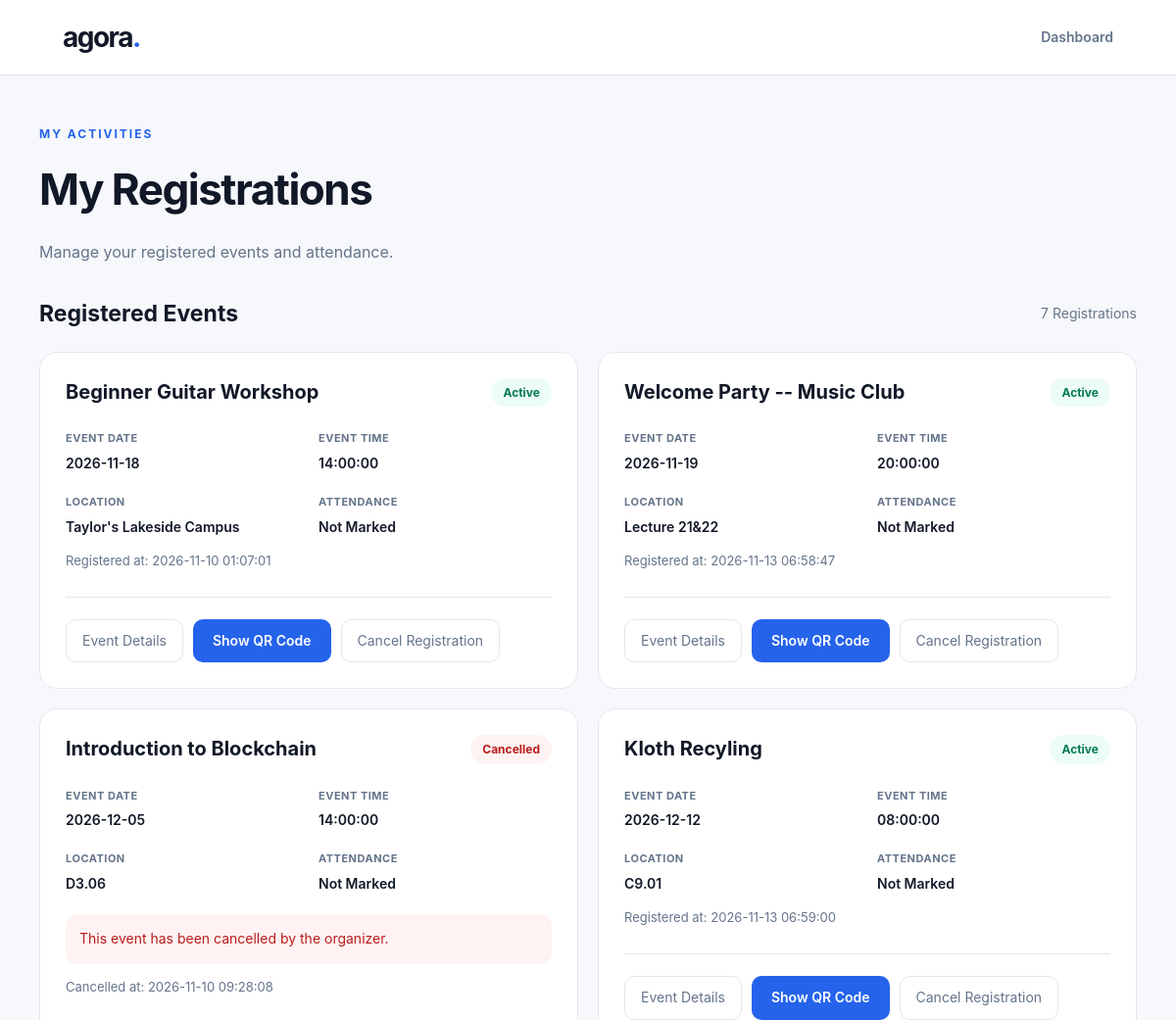
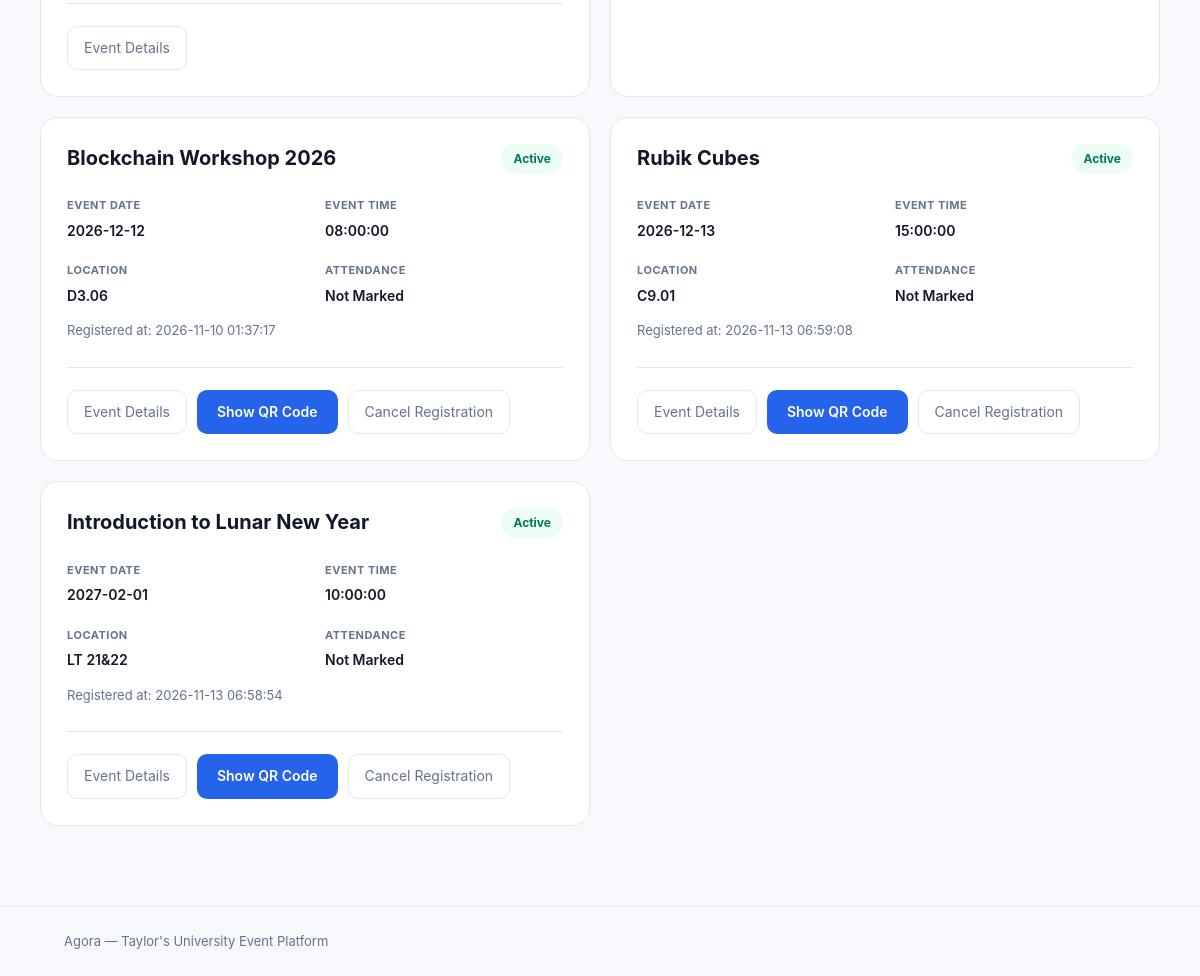
/my_registrations.php (signed in), run on the app's committed database (2 pictures, top to bottom).
### tables this page shows
CREATE TABLE `event_registrations` (
  `registration_id` int NOT NULL,
  `event_id` int NOT NULL,
  `user_id` int NOT NULL,
  `registered_at` timestamp NULL DEFAULT CURRENT_TIMESTAMP,
  `attendance_status` varchar(20) NOT NULL DEFAULT 'not_marked',
  `attendance_marked_at` datetime DEFAULT NULL,
  `checkin_token` char(64) DEFAULT NULL
);

CREATE TABLE `events` (
  `event_id` int NOT NULL,
  `event_name` varchar(100) NOT NULL,
  `event_date` date NOT NULL,
  `event_time` time NOT NULL,
  `location` varchar(100) NOT NULL,
  `description` text,
  `organizer_id` int DEFAULT NULL,
  `event_status` varchar(20) NOT NULL DEFAULT 'active',
  `cancelled_at` datetime DEFAULT NULL
);

### my_registrations.php (the view, shortened to what this page needs)
<?php
require_once "pdo.php";
$user_id = $_SESSION["user_id"];
$sql = "SELECT
            events.event_id,
            events.event_name,
            events.event_date,
            events.event_time,
            events.location,
            events.event_status,
            events.cancelled_at,
            event_registrations.registration_id,
            event_registrations.registered_at,
            event_registrations.attendance_status
        FROM event_registrations
        INNER JOIN events
        ON event_registrations.event_id = events.event_id
        WHERE event_registrations.user_id = ?
        ORDER BY events.event_date ASC,
                 events.event_time ASC";
$stmt = $pdo->prepare($sql);
$stmt->execute([$user_id]);
$registrations = $stmt->fetchAll(PDO::FETCH_ASSOC);
?>
<!DOCTYPE html>
<html lang="en">
<head>
    <link rel="stylesheet" href="style.css">
</head>
<body>
<header class="site-header">
    <div class="container header-content">
        <a href="dashboard.php" class="brand">
            agora<span>.</span>
        </a>
        <a href="dashboard.php" class="logout">
            Dashboard
        </a>
    </div>
</header>
<main class="container registration-page">
    <div class="eyebrow">
        My Activities
    </div>
    <h1>My Registrations</h1>
    <p class="registration-intro">
        Manage your registered events and attendance.
    </p>
    <div class="results-header">
        <h2>Registered Events</h2>
        <span class="results-count">
            <?php echo count($registrations); ?>
            Registrations
        </span>
    </div>
    <?php if (count($registrations) == 0) { ?>
        <div class="registration-empty">
            <h2>No Registrations Yet</h2>
            <p>
                You haven't registered for any events.
                Explore upcoming activities at Taylor's.
            </p>
            <a href="index.php" class="btn-primary">
                Browse Events
            </a>
        </div>
    <?php } else { ?>
        <div class="registration-list">
            <?php foreach ($registrations as $event) { ?>
                <?php
                $is_cancelled =
                    $event["event_status"] == "cancelled";
                $attendance = ucwords(
                    str_replace(
                        "_",
                        " ",
                        $event["attendance_status"]
                    )
                );
                ?>
                <article class="registration-card">
                    <div class="registration-card-header">
                        <h2>
                            <?php echo htmlspecialchars(
                                $event["event_name"]
                            ); ?>
                        </h2>
                        <?php if ($is_cancelled) { ?>
                            <span class="status-badge status-cancelled">
                                Cancelled
                            </span>
                        <?php } else { ?>
                            <span class="status-badge status-active">
                                Active
                            </span>
                        <?php } ?>
                    </div>
                    <div class="registration-meta">
                        <div class="registration-meta-item">
                            <span class="registration-meta-label">
                                Event Date
                            </span>
                            <span class="registration-meta-value">
                                <?php echo htmlspecialchars(
                                    $event["event_date"]
                                ); ?>
                            </span>
                        </div>
                        <div class="registration-meta-item">
                            <span class="registration-meta-label">
                                Event Time
                            </span>
                            <span class="registration-meta-value">
                                <?php echo htmlspecialchars(
                                    $event["event_time"]
                                ); ?>
                            </span>
                        </div>
                        <div class="registration-meta-item">
                            <span class="registration-meta-label">
                                Location
                            </span>
                            <span class="registration-meta-value">
                                <?php echo htmlspecialchars(
                                    $event["location"]
                                ); ?>
                            </span>
                        </div>
                        <div class="registration-meta-item">
                            <span class="registration-meta-label">
                                Attendance
                            </span>
                            <span class="registration-meta-value">
                                <?php echo htmlspecialchars(
                                    $attendance
                                ); ?>
                            </span>
                        </div>
                    </div>
                    <?php if ($is_cancelled) { ?>
                        <div class="registration-notice">
                            This event has been cancelled
                            by the organizer.
                        </div>
                        <?php if (!empty(
                            $event["cancelled_at"]
                        )) { ?>
                            <p class="registration-muted">
                                Cancelled at:
                                <?php echo htmlspecialchars(
                                    $event["cancelled_at"]
                                ); ?>
                            </p>
                        <?php } ?>
                    <?php } else { ?>
                        <p class="registration-muted">
                            Registered at:
                            <?php echo htmlspecialchars(
                                $event["registered_at"]
                            ); ?>
                        </p>
                    <?php } ?>
                    <div class="registration-actions">
                        <a class="btn-secondary"
                           href="event_details.php?id=<?php
                               echo (int)$event["event_id"];
                           ?>">
                            Event Details
                        </a>
                        <?php if (!$is_cancelled) { ?>
                            <a class="btn-primary"
                               href="show_qr.php?id=<?php
                                   echo (int)$event["event_id"];
                               ?>">
                                Show QR Code
                            </a>
                            <a class="btn-secondary"
                               href="cancel_registration.php?id=<?php
                                   echo (int)$event["event_id"];
                               ?>">
                                Cancel Registration
                            </a>
                        <?php } ?>
                    </div>
                </article>
            <?php } ?>
        </div>
    <?php } ?>
</main>
<footer class="footer">
    <div class="container">
        Agora — Taylor's University Event Platform
    </div>
</footer>
</body>
</html>

### style.css (style rules this page uses)
:root { --primary: #2563eb; --background: #f7f8fb; --surface: #ffffff; --text: #111827; --secondary: #64748b; --border: #e5e7eb; }
* { box-sizing: border-box; }
body { margin: 0; background: var(--background); color: var(--text); font-family: -apple-system, BlinkMacSystemFont, "Segoe UI", Arial, sans-serif; line-height: 1.6; }
a { color: inherit; text-decoration: none; }
.container { width: 100%; max-width: 1120px; margin: 0 auto; padding: 0 24px; }
.site-header { background: var(--surface); border-bottom: 1px solid var(--border); }
.header-content { min-height: 76px; display: flex; align-items: center; justify-content: space-between; gap: 20px; }
.brand { font-size: 28px; font-weight: 750; letter-spacing: -1.5px; }
.brand span { color: var(--primary); }
.logout { color: var(--secondary); font-size: 14px; font-weight: 600; }
.eyebrow { font-size: 12px; font-weight: 700; letter-spacing: 2px; color: var(--primary); text-transform: uppercase; }
.footer { border-top: 1px solid var(--border); padding: 24px 0; color: var(--secondary); font-size: 13px; }
.btn-primary { display: inline-flex; justify-content: center; align-items: center; min-height: 44px; padding: 10px 20px; background: var(--primary); color: white; border: 0; border-radius: 10px; font: inherit; font-size: 14px; font-weight: 600; cursor: pointer; }
.btn-secondary { display: inline-flex; align-items: center; padding: 10px 16px; min-height: 44px; border: 1px solid var(--border); border-radius: 10px; background: white; color: var(--secondary); font-size: 14px; }
.results-header { display: flex; justify-content: space-between; align-items: center; gap: 16px; margin-bottom: 20px; }
.results-header h2 { margin: 0; font-size: 23px; }
.results-count { color: var(--secondary); font-size: 14px; }
.status-badge { display: inline-block; border-radius: 99px; padding: 5px 12px; font-size: 12px; font-weight: 700; }
.status-active { background: #ecfdf5; color: #047857; }
.status-cancelled { background: #fef2f2; color: #b91c1c; }
.registration-page { padding: 50px 0 80px; }
.registration-page h1 { font-size: clamp(32px, 5vw, 44px); letter-spacing: -1.5px; margin: 12px 0; }
.registration-intro { color: var(--secondary); margin-bottom: 32px; }
.registration-list { display: grid; grid-template-columns: repeat(2, minmax(0, 1fr)); gap: 20px; }
.registration-card { background: white; border: 1px solid var(--border); border-radius: 18px; padding: 26px; min-width: 0; }
.registration-card-header { display: flex; justify-content: space-between; align-items: flex-start; gap: 15px; margin-bottom: 24px; }
.registration-card h2 { font-size: 20px; line-height: 1.4; margin: 0; overflow-wrap: anywhere; }
.registration-meta { display: grid; grid-template-columns: repeat(2, minmax(0, 1fr)); gap: 20px; }
.registration-meta-item { display: flex; flex-direction: column; gap: 5px; min-width: 0; }
.registration-meta-label { color: var(--secondary); font-size: 11px; font-weight: 700; letter-spacing: 0.5px; text-transform: uppercase; }
.registration-meta-value { font-size: 14px; font-weight: 600; overflow-wrap: anywhere; }
.registration-actions { display: flex; flex-wrap: wrap; gap: 10px; margin-top: 26px; padding-top: 22px; border-top: 1px solid var(--border); }
.registration-notice { background: #fef2f2; color: #b91c1c; border-radius: 12px; padding: 14px; font-size: 14px; margin-top: 20px; }
.registration-muted { color: var(--secondary); font-size: 13px; }

### data on the page
event_registrations: event.event_name "Beginner Guitar Workshop", shows "Active", event.event_date "2026-11-18", event.event_time "14:00:00", event.location "Taylor's Lakeside Campus", attendance_status "Not Marked", registered_at "2026-11-10 01:07:01"
event_registrations: event.event_name "Welcome Party -- Music Club", shows "Active", event.event_date "2026-11-19", event.event_time "20:00:00", event.location "Lecture 21&22", attendance_status "Not Marked", registered_at "2026-11-13 06:58:47"
event_registrations: event.event_name "Introduction to Blockchain", shows "Cancelled", event.event_date "2026-12-05", event.event_time "14:00:00", event.location "D3.06", attendance_status "Not Marked", event.cancelled_at "2026-11-10 09:28:08"
event_registrations: event.event_name "Kloth Recyling", shows "Active", event.event_date "2026-12-12", event.event_time "08:00:00", event.location "C9.01", attendance_status "Not Marked", registered_at "2026-11-13 06:59:00"
event_registrations: event.event_name "Blockchain Workshop 2026", shows "Active", event.event_date "2026-12-12", event.event_time "08:00:00", event.location "D3.06", attendance_status "Not Marked", registered_at "2026-11-10 01:37:17"
event_registrations: event.event_name "Rubik Cubes", shows "Active", event.event_date "2026-12-13", event.event_time "15:00:00", event.location "C9.01", attendance_status "Not Marked", registered_at "2026-11-13 06:59:08"
event_registrations: event.event_name "Introduction to Lunar New Year", shows "Active", event.event_date "2027-02-01", event.event_time "10:00:00", event.location "LT 21&22", attendance_status "Not Marked", registered_at "2026-11-13 06:58:54"

### other printed values
count($registrations) "7"
